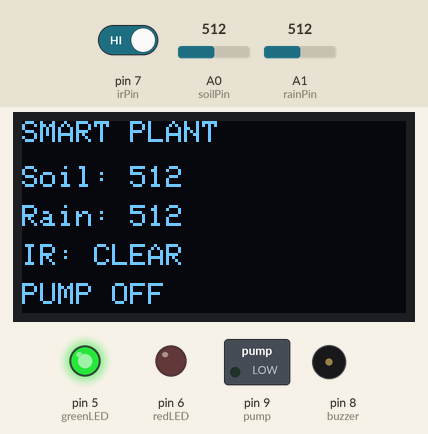
The sketch below on a simulated Arduino Uno, built with avr-gcc and run on an emulated ATmega328P. Shown: 128×64 one-colour display, switched loads named in the sketch (green lamp = pin HIGH), output pins drawn as LEDs (lit = HIGH), buzzer (waves = sounding, pin HIGH). The inputs (shaded band) are chosen by the test bench; at power-on: A0 (soilPin) = 512, pin 7 (irPin) HIGH, A1 (rainPin) = 512. What the sketch prints to the serial monitor is not drawn.

Above: at 3.2 s.
3.3 s: A0 (soilPin) set to 591
At 4.9 s:
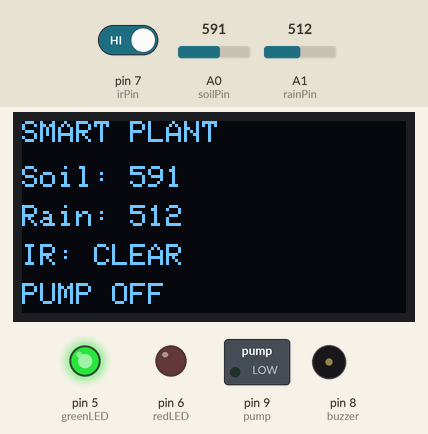
5.6 s: A0 (soilPin) set to 614
At 7.4 s:
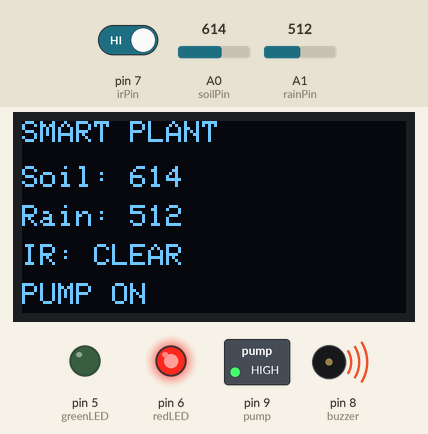
7.7 s: pin 7 (irPin) driven LOW
At 9.2 s:
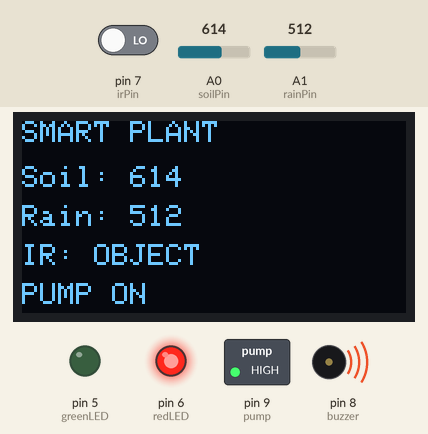
9.7 s: A0 (soilPin) set to 590
At 10.7 s:
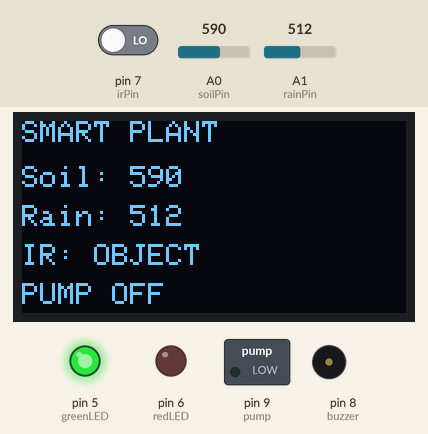
11.8 s: A1 (rainPin) set to 610
At 13.4 s:
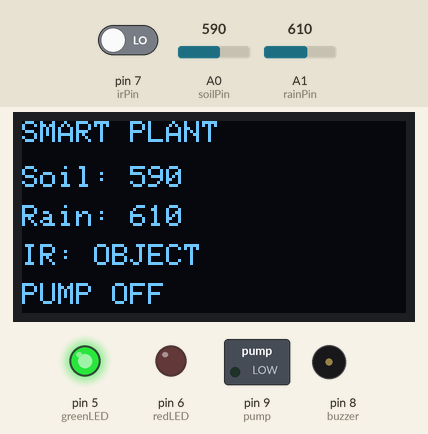
13.9 s: A1 (rainPin) set to 590
At 14.9 s:
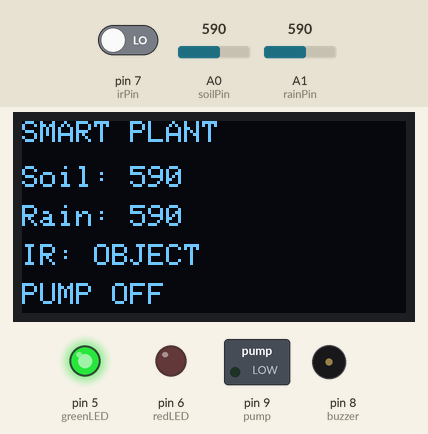
Timing chart, 0 to 16.9 s (numbered marks = the images above; inputs shaded):
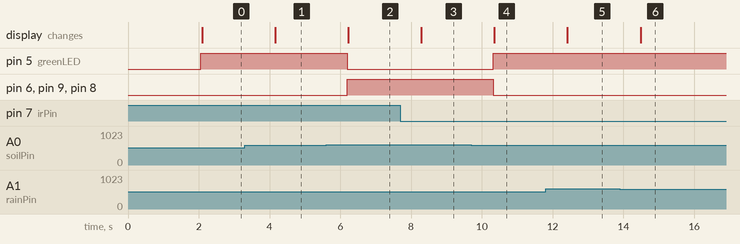

Measured:
- the behaviour switches between 600 and 601 on A0 (soilPin) (found by bisection; images 1 and 2)
- after the input at 3.3 s, the display: changes after 0.86 s (image 1)
- after the input at 5.6 s, pin 5 (greenLED): HIGH → LOW after 0.59 s; pin 6 (redLED), pin 9 (pump), pin 8 (buzzer): LOW → HIGH after 0.59 s; the display: changes after 0.62 s (image 2)
- after the input at 7.7 s, the display: changes after 0.59 s (image 3)
- after the input at 9.7 s, pin 5 (greenLED): LOW → HIGH after 0.62 s; pin 6 (redLED), pin 9 (pump), pin 8 (buzzer): HIGH → LOW after 0.62 s; the display: changes after 0.65 s (image 4)
- after the input at 11.8 s, the display: changes after 0.62 s (image 5)
- after the input at 13.9 s, the display: changes after 0.58 s (image 6)

The sketch:

main.ino
```cpp
#include <Wire.h>
#include <Adafruit_GFX.h>
#include <Adafruit_SSD1306.h>

// OLED Display Size
#define SCREEN_WIDTH 128
#define SCREEN_HEIGHT 64

// OLED Object
Adafruit_SSD1306 display(SCREEN_WIDTH, SCREEN_HEIGHT, &Wire, -1);

// Sensor Pins
int soilPin = A0;
int rainPin = A1;
int irPin = 7;

// Output Pins
int greenLED = 5;
int redLED = 6;
int buzzer = 8;
int pump = 9;

void setup() {

  // Serial Monitor Start
  Serial.begin(9600);

  // Output Pins
  pinMode(greenLED, OUTPUT);
  pinMode(redLED, OUTPUT);
  pinMode(buzzer, OUTPUT);
  pinMode(pump, OUTPUT);

  // Input Pin
  pinMode(irPin, INPUT);

  // OLED Start
  if(!display.begin(SSD1306_SWITCHCAPVCC, 0x3C)) {
    Serial.println("OLED not found");
    while(1);
  }

  // OLED Settings
  display.clearDisplay();
  display.setTextSize(1);
  display.setTextColor(WHITE);

  // Welcome Screen
  display.setCursor(15,20);
  display.println("SMART PLANT");

  display.setCursor(18,35);
  display.println("MONITORING");

  display.display();

  delay(2000);
}

void loop() {

  // Read Sensor Values
  int soilValue = analogRead(soilPin);
  int rainValue = analogRead(rainPin);
  int irValue = digitalRead(irPin);

  // Show in Serial Monitor
  Serial.print("Soil: ");
  Serial.println(soilValue);

  Serial.print("Rain: ");
  Serial.println(rainValue);

  Serial.print("IR: ");
  Serial.println(irValue);

  // Soil Dry Condition
  if (soilValue > 600) {

    // Red LED ON
    digitalWrite(redLED, HIGH);

    // Green LED OFF
    digitalWrite(greenLED, LOW);

    // Pump ON
    digitalWrite(pump, HIGH);

    // Buzzer ON
    digitalWrite(buzzer, HIGH);

  }
  else {

    // Red LED OFF
    digitalWrite(redLED, LOW);

    // Green LED ON
    digitalWrite(greenLED, HIGH);

    // Pump OFF
    digitalWrite(pump, LOW);

    // Buzzer OFF
    digitalWrite(buzzer, LOW);
  }

  // OLED Display
  display.clearDisplay();

  display.setCursor(0,0);
  display.println("SMART PLANT");

  // Soil Value
  display.setCursor(0,15);
  display.print("Soil: ");
  display.println(soilValue);

  // Rain Value
  display.setCursor(0,28);
  display.print("Rain: ");
  display.println(rainValue);

  // IR Sensor
  display.setCursor(0,41);
  display.print("IR: ");

  if(irValue == 0) {
    display.println("OBJECT");
  }
  else {
    display.println("CLEAR");
  }

  // Pump Status
  display.setCursor(0,54);

  if(soilValue > 600) {
    display.println("PUMP ON");
  }
  else {
    display.println("PUMP OFF");
  }

  // Update OLED
  display.display();

  delay(1000);
}
```
